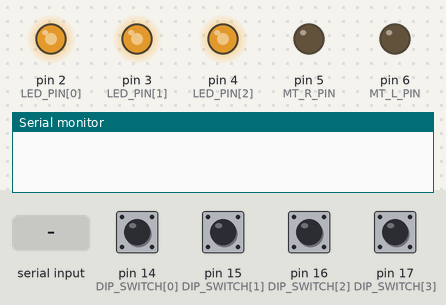
A sketch run on a simulated Arduino Uno, built with avr-gcc and run on an emulated ATmega328P. On the bench: output pins drawn as LEDs (lit = HIGH), the last lines printed to the serial monitor. The inputs (shaded band) are chosen by the test bench; at power-on: pin 14 (DIP_SWITCH[0]), pin 15 (DIP_SWITCH[1]), pin 16 (DIP_SWITCH[2]), pin 17 (DIP_SWITCH[3]) LOW.

Above: at 1.2 s.
1.3 s: "20&" received over the second serial link
At 2.2 s:
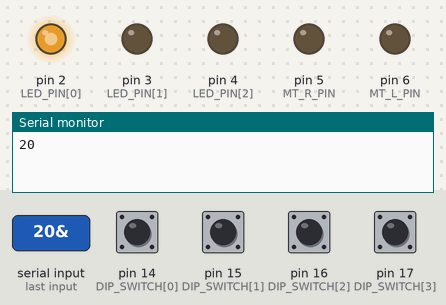
2.8 s: pin 14 (DIP_SWITCH[0]) pulled HIGH for 0.15 s
At 3.7 s:
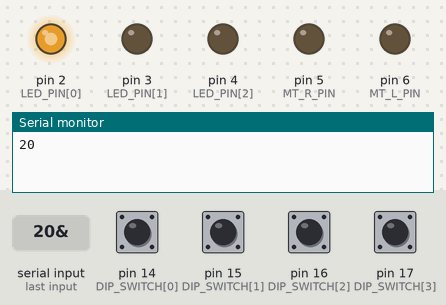
4.5 s: pin 15 (DIP_SWITCH[1]) pulled HIGH for 0.15 s
At 5.7 s:
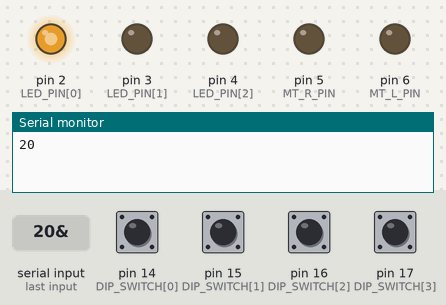
Timing chart, 0 to 7.5 s (numbered marks = the images above; inputs shaded):
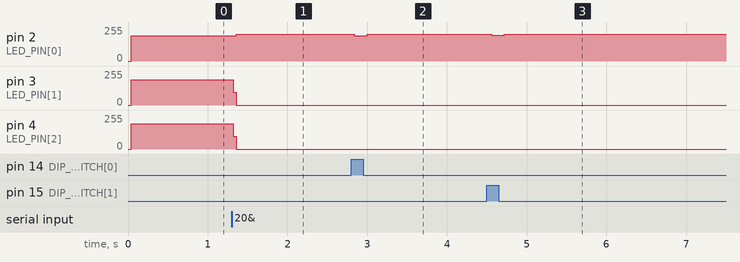

Measured:
- after the input at 1.3 s, pin 2 (LED_PIN[0]): 190/255 → 200/255 after 0.06 s; pin 3 (LED_PIN[1]): 189/255 → 0/255 at once; pin 4 (LED_PIN[2]): 188/255 → 0/255 at once
- after the input at 2.8 s, pin 2 (LED_PIN[0]): 200/255 → 190/255 at once, → 200/255 0.16 s later
- after the input at 4.5 s, pin 2 (LED_PIN[0]): 200/255 → 194/255 after 0.06 s, → 200/255 0.16 s later

The sketch:

UART_MT_micon.ino
```cpp
#include <SPI.h>
#include <SoftwareSerial.h>
SoftwareSerial mySerial =  SoftwareSerial(10, 7);//rx,tx

const int LED_PIN[] = {2, 3, 4};
const int MT_R_PIN = 5;
const int MT_L_PIN = 6;
const int DIP_SWITCH[] = {14, 15, 16, 17};
int rotation;
int myspeed;
int knob;
int recieve_value;


void setup() {
  Serial.begin(38400);
  SPCR |= bit(SPE);
  pinMode(MISO, OUTPUT);

  SPI.attachInterrupt();
  pinMode(MISO, INPUT);
  pinMode(MOSI, INPUT);
  pinMode(SCK, INPUT);

  pinMode(MT_R_PIN, OUTPUT);
  pinMode(MT_L_PIN, OUTPUT);
  for (int id = 0; id <= 2; id++) {
    pinMode(LED_PIN[id], OUTPUT);
  }
  for (int id = 0; id <= 3; id++) {
    pinMode(DIP_SWITCH[id], INPUT);
  }

  //ソフトシリアル
  pinMode(10, INPUT);
  pinMode(7, OUTPUT);
  mySerial.begin(9600);

}

void loop() {
  UART_Receive();

  //rotation = 0; myspeed = 0;
  if (rotation == 10) { //worward
    analogWrite(MT_R_PIN, 0);
    analogWrite(MT_L_PIN, myspeed);

  } else if (rotation == 20) { //reversal
    analogWrite(MT_R_PIN, myspeed);
    analogWrite(MT_L_PIN, 0);

  } else if (rotation == 30) { //stop
    digitalWrite(MT_R_PIN, LOW);
    digitalWrite(MT_L_PIN, LOW);

  } else if (rotation == 40) { //brake
    digitalWrite(MT_R_PIN, HIGH);
    digitalWrite(MT_L_PIN, HIGH);

  } else if (rotation == 0) {} //error

  LED_shine();


  if (digitalRead(DIP_SWITCH[0]) == HIGH) {
    recieve_value = 100;
  } else if (digitalRead(DIP_SWITCH[1]) == HIGH) {
    recieve_value = 110;
  } else if (digitalRead(DIP_SWITCH[2] ) == HIGH) {
    recieve_value = 120;
  } else if (digitalRead(DIP_SWITCH[3]) == HIGH) {
    recieve_value = 130;
  } else {
    recieve_value = 200;
  }


  //Serial.print('r'); //LEDが弱くなる
  //Serial.print(rotation);
  //Serial.print('s');
  //Serial.print(myspeed);
  //Serial.print('i');
  //Serial.println(recieve_value);

}

void UART_Receive() {
  if ( mySerial.available() ) {       // 受信データがあるか？

    String str = mySerial.readStringUntil('&');

    int knob = str.toInt();

    while(Serial.available() > 0){
      char t = Serial.read();
    }

    if (knob == 0) {
      //nothing
    } else if (knob == 10 | knob == 20 | knob == 30 | knob == 40) {
      rotation = knob;
    } else {
      myspeed = knob;
    }

    Serial.println(knob);
  } else {
    //Serial.println("no_data");
  }
}


ISR(SPI_STC_vect) {
  knob = SPDR;
  //SPDR = recieve_value;
}
```

LED.ino
```cpp
void LED_shine() {
  for (int id = 0; id <= 3; id++) {
    digitalWrite(LED_PIN[id], LOW);
  }
  if (rotation == 10) {
    digitalWrite(LED_PIN[2], HIGH);

  } else if (rotation == 20) {
    digitalWrite(LED_PIN[0], HIGH);

  } else if (rotation == 30) {
    digitalWrite(LED_PIN[0], HIGH);
    digitalWrite(LED_PIN[2], HIGH);

  } else if (rotation == 0 | rotation == 40) {
    digitalWrite(LED_PIN[0], HIGH);
    digitalWrite(LED_PIN[1], HIGH);
    digitalWrite(LED_PIN[2], HIGH);
  } else {
  }
}
```
